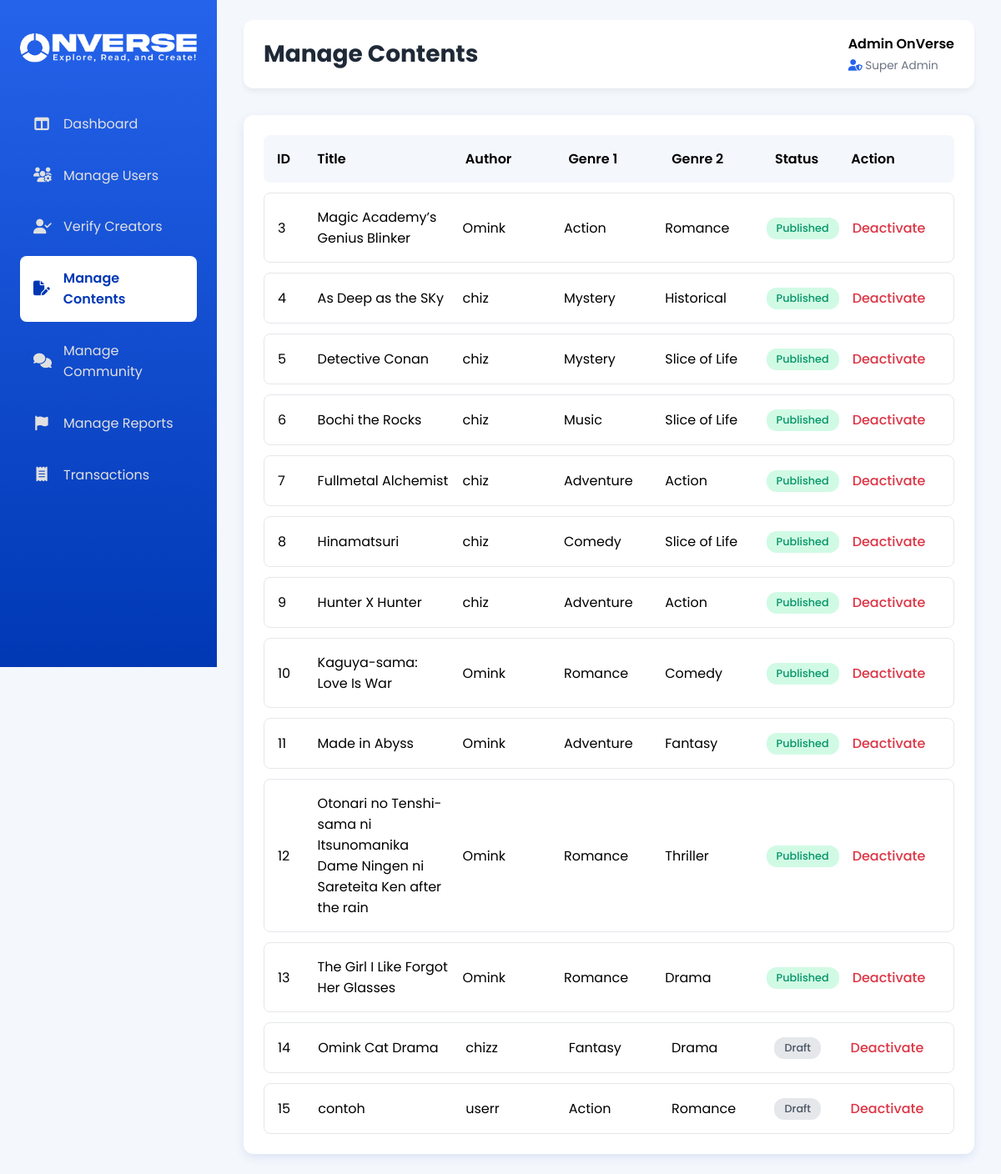
Screenshot of /Admin/manage_content.php with the database file from the repository.
### tables this page shows
CREATE TABLE `works` (
  `work_id` int(11) NOT NULL,
  `author_id` int(11) NOT NULL,
  `title` varchar(255) NOT NULL,
  `description` text DEFAULT NULL,
  `thumbnail_url` varchar(255) DEFAULT NULL,
  `genre` varchar(50) DEFAULT NULL,
  `genre2` varchar(50) DEFAULT NULL,
  `status` enum('published','draft','hidden') NOT NULL DEFAULT 'draft',
  `created_at` timestamp NOT NULL DEFAULT current_timestamp()
);

CREATE TABLE `users` (
  `id` int(11) NOT NULL,
  `username` varchar(50) NOT NULL,
  `fullname` varchar(255) DEFAULT NULL,
  `age` int(11) NOT NULL,
  `email` varchar(100) NOT NULL,
  `photo` varchar(255) DEFAULT 'pp.jpg',
  `password` varchar(255) NOT NULL,
  `role` enum('reader','author','admin') NOT NULL DEFAULT 'reader',
  `gender` enum('Male','Female') NOT NULL,
  `creator` tinyint(1) DEFAULT 0,
  `verified` tinyint(1) NOT NULL DEFAULT 0 COMMENT 'Status verifikasi untuk role author',
  `country` char(2) NOT NULL,
  `coin` int(11) DEFAULT 0,
  `thread_count` int(11) DEFAULT 0,
  `reply_count` int(11) DEFAULT 0,
  `is_premium` tinyint(1) NOT NULL DEFAULT 0,
  `premium_expiry_date` date DEFAULT NULL,
  `created_at` datetime DEFAULT current_timestamp()
);

### Admin/manage_content.php (the view, shortened to what this page needs)
<?php
include 'includes/header.php';
$stmt = $pdo->query("
    SELECT w.work_id, w.title, w.genre, w.genre2, w.status, u.username as author_name
    FROM works w
    JOIN users u ON w.author_id = u.id
    ORDER BY w.work_id ASC
");
$works = $stmt->fetchAll();
?>
<div class="content-panel">
    <div class="data-grid content-grid-updated">
        <div class="grid-header">
            <span>ID</span>
            <span>Title</span>
            <span>Author</span>
            <span>Genre 1</span>
            <span>Genre 2</span>
            <span>Status</span>
            <span>Action</span>
        </div>
        <?php foreach ($works as $work): ?>
            <div class="grid-row">
                <span data-label="ID"><?php echo htmlspecialchars($work['work_id']); ?></span>
                <span data-label="Title"><?php echo htmlspecialchars($work['title']); ?></span>
                <span data-label="Author"><?php echo htmlspecialchars($work['author_name']); ?></span>
                <span data-label="Genre 1"><?php echo htmlspecialchars($work['genre']); ?></span>
                <span data-label="Genre 2"><?php echo htmlspecialchars($work['genre2'] ?? '-'); ?></span>
                <span data-label="Status"><span
                        class="status-tag <?php echo htmlspecialchars($work['status']); ?>"><?php echo ucfirst(htmlspecialchars($work['status'])); ?></span></span>
                <span data-label="Action">
                    <form method="POST" onsubmit="return confirm('Anda yakin ingin menonaktifkan konten ini?');"
                        style="display:inline;">
                        <button type="submit" class="action-link delete">Deactivate</button>
                    </form>
                </span>
            </div>
        <?php endforeach; ?>
    </div>
</div>
<?php include 'includes/footer.php'; ?>

### Admin/assets/css/style.css (style rules this page uses)
:root { --primary-blue: #2563EB; --dark-blue: #0038B4; --light-bg: #f4f7fc; --white: #ffffff; --gray-text: #6b7280; --dark-text: #1f2937; --border-color: #e5e7eb; --sidebar-width: 260px; }
* { margin: 0; padding: 0; box-sizing: border-box; }
body { font-family: 'Poppins', sans-serif; background-color: var(--light-bg); }
.card, .content-panel, .admin-power { background-color: #ffffff; border-radius: 12px; box-shadow: 0 4px 12px rgba(0, 56, 180, 0.1); border: none; padding: 1.5rem; }
.data-grid { display: flex; flex-direction: column; gap: 0.75rem; }
.grid-header, .grid-row { display: grid; padding: 1rem; border-radius: 8px; align-items: center; gap: 1rem; }
.grid-header { background-color: var(--light-bg); font-weight: 600; }
.grid-row { background-color: var(--white); border: 1px solid var(--border-color); transition: border-color 0.2s; }
.content-grid-updated .grid-header, .content-grid-updated .grid-row { grid-template-columns: 0.3fr 1.5fr 1fr 1fr 1fr 0.7fr 1fr; }
.action-link { text-decoration: none; font-weight: 500; }
.action-link.delete, .action-link.reject { color: #dc3545; }
button.action-link { background: none; border: none; cursor: pointer; padding: 0; font-size: inherit; font-family: inherit; }
.status-tag { padding: 0.25rem 0.75rem; border-radius: 12px; font-size: 0.8rem; font-weight: 500; text-align: center; display: inline-block; }
.status-tag.published { background-color: #d1fae5; color: #059669; }
.status-tag.draft { background-color: #e5e7eb; color: #4b5563; }

### rows the page displays
works: work_id "3", title "Magic Academy’s Genius Blinker", author.username "Omink", genre "Action", genre2 "Romance", status "Published"
works: work_id "4", title "As Deep as the SKy", author.username "chiz", genre "Mystery", genre2 "Historical", status "Published"
works: work_id "5", title "Detective Conan", author.username "chiz", genre "Mystery", genre2 "Slice of Life", status "Published"
works: work_id "6", title "Bochi the Rocks", author.username "chiz", genre "Music", genre2 "Slice of Life", status "Published"
works: work_id "7", title "Fullmetal Alchemist", author.username "chiz", genre "Adventure", genre2 "Action", status "Published"
works: work_id "8", title "Hinamatsuri", author.username "chiz", genre "Comedy", genre2 "Slice of Life", status "Published"
works: work_id "9", title "Hunter X Hunter", author.username "chiz", genre "Adventure", genre2 "Action", status "Published"
works: work_id "10", title "Kaguya-sama: Love Is War", author.username "Omink", genre "Romance", genre2 "Comedy", status "Published"
works: work_id "11", title "Made in Abyss", author.username "Omink", genre "Adventure", genre2 "Fantasy", status "Published"
works: work_id "12", title "Otonari no Tenshi-sama ni Itsunomanika Dame Ningen ni Sareteita Ken after the rain", author.username "Omink", genre "Romance", genre2 "Thriller", status "Published"
works: work_id "13", title "The Girl I Like Forgot Her Glasses", author.username "Omink", genre "Romance", genre2 "Drama", status "Published"
works: work_id "14", title "Omink Cat Drama", author.username "chizz", genre "Fantasy", genre2 "Drama", status "Draft"
works: work_id "15", title "contoh", author.username "userr", genre "Action", genre2 "Romance", status "Draft"

### other values shown
$page_title "Manage Contents"
